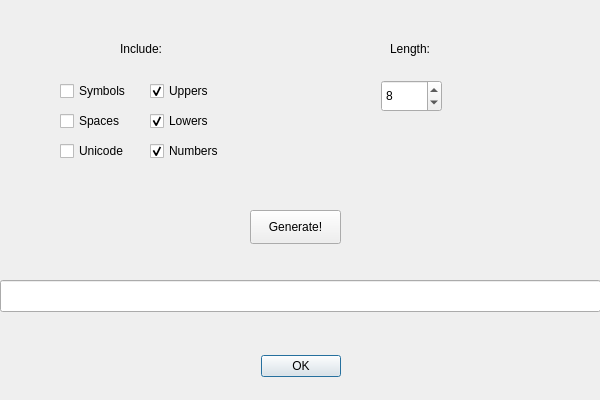
<?xml version="1.0" encoding="UTF-8"?>
<ui version="4.0">
 <class>winGenerate</class>
 <widget class="QDialog" name="winGenerate">
  <property name="geometry">
   <rect>
    <x>0</x>
    <y>0</y>
    <width>600</width>
    <height>400</height>
   </rect>
  </property>
  <property name="windowTitle">
   <string>Dialog</string>
  </property>
  <widget class="QDialogButtonBox" name="buttonBox">
   <property name="geometry">
    <rect>
     <x>0</x>
     <y>350</y>
     <width>601</width>
     <height>32</height>
    </rect>
   </property>
   <property name="orientation">
    <enum>Qt::Horizontal</enum>
   </property>
   <property name="standardButtons">
    <set>QDialogButtonBox::Ok</set>
   </property>
   <property name="centerButtons">
    <bool>true</bool>
   </property>
  </widget>
  <widget class="QLineEdit" name="lineEdit">
   <property name="geometry">
    <rect>
     <x>0</x>
     <y>280</y>
     <width>601</width>
     <height>32</height>
    </rect>
   </property>
   <property name="alignment">
    <set>Qt::AlignCenter</set>
   </property>
  </widget>
  <widget class="QCheckBox" name="checkUppers">
   <property name="geometry">
    <rect>
     <x>150</x>
     <y>80</y>
     <width>88</width>
     <height>22</height>
    </rect>
   </property>
   <property name="text">
    <string>Uppers</string>
   </property>
   <property name="checked">
    <bool>true</bool>
   </property>
  </widget>
  <widget class="QCheckBox" name="checkLowers">
   <property name="geometry">
    <rect>
     <x>150</x>
     <y>110</y>
     <width>88</width>
     <height>22</height>
    </rect>
   </property>
   <property name="text">
    <string>Lowers</string>
   </property>
   <property name="checked">
    <bool>true</bool>
   </property>
  </widget>
  <widget class="QCheckBox" name="checkSymb">
   <property name="geometry">
    <rect>
     <x>60</x>
     <y>80</y>
     <width>88</width>
     <height>22</height>
    </rect>
   </property>
   <property name="text">
    <string>Symbols</string>
   </property>
  </widget>
  <widget class="QCheckBox" name="checkNum">
   <property name="geometry">
    <rect>
     <x>150</x>
     <y>140</y>
     <width>88</width>
     <height>22</height>
    </rect>
   </property>
   <property name="text">
    <string>Numbers</string>
   </property>
   <property name="checked">
    <bool>true</bool>
   </property>
  </widget>
  <widget class="QCheckBox" name="checkUni">
   <property name="geometry">
    <rect>
     <x>60</x>
     <y>140</y>
     <width>88</width>
     <height>22</height>
    </rect>
   </property>
   <property name="text">
    <string>Unicode</string>
   </property>
  </widget>
  <widget class="QCheckBox" name="checkSpaces">
   <property name="geometry">
    <rect>
     <x>60</x>
     <y>110</y>
     <width>88</width>
     <height>22</height>
    </rect>
   </property>
   <property name="text">
    <string>Spaces</string>
   </property>
  </widget>
  <widget class="QSpinBox" name="spinLength">
   <property name="geometry">
    <rect>
     <x>381</x>
     <y>80</y>
     <width>61</width>
     <height>32</height>
    </rect>
   </property>
   <property name="minimum">
    <number>1</number>
   </property>
   <property name="maximum">
    <number>256</number>
   </property>
   <property name="value">
    <number>8</number>
   </property>
  </widget>
  <widget class="QPushButton" name="pushGenerate">
   <property name="geometry">
    <rect>
     <x>250</x>
     <y>210</y>
     <width>91</width>
     <height>34</height>
    </rect>
   </property>
   <property name="text">
    <string>Generate!</string>
   </property>
  </widget>
  <widget class="QLabel" name="labelInclude">
   <property name="geometry">
    <rect>
     <x>120</x>
     <y>40</y>
     <width>59</width>
     <height>18</height>
    </rect>
   </property>
   <property name="text">
    <string>Include:</string>
   </property>
  </widget>
  <widget class="QLabel" name="label">
   <property name="geometry">
    <rect>
     <x>390</x>
     <y>40</y>
     <width>59</width>
     <height>18</height>
    </rect>
   </property>
   <property name="text">
    <string>Length:</string>
   </property>
  </widget>
 </widget>
 <resources/>
 <connections>
  <connection>
   <sender>buttonBox</sender>
   <signal>accepted()</signal>
   <receiver>winGenerate</receiver>
   <slot>accept()</slot>
   <hints>
    <hint type="sourcelabel">
     <x>248</x>
     <y>254</y>
    </hint>
    <hint type="destinationlabel">
     <x>157</x>
     <y>274</y>
    </hint>
   </hints>
  </connection>
  <connection>
   <sender>buttonBox</sender>
   <signal>rejected()</signal>
   <receiver>winGenerate</receiver>
   <slot>reject()</slot>
   <hints>
    <hint type="sourcelabel">
     <x>316</x>
     <y>260</y>
    </hint>
    <hint type="destinationlabel">
     <x>286</x>
     <y>274</y>
    </hint>
   </hints>
  </connection>
 </connections>
</ui>
